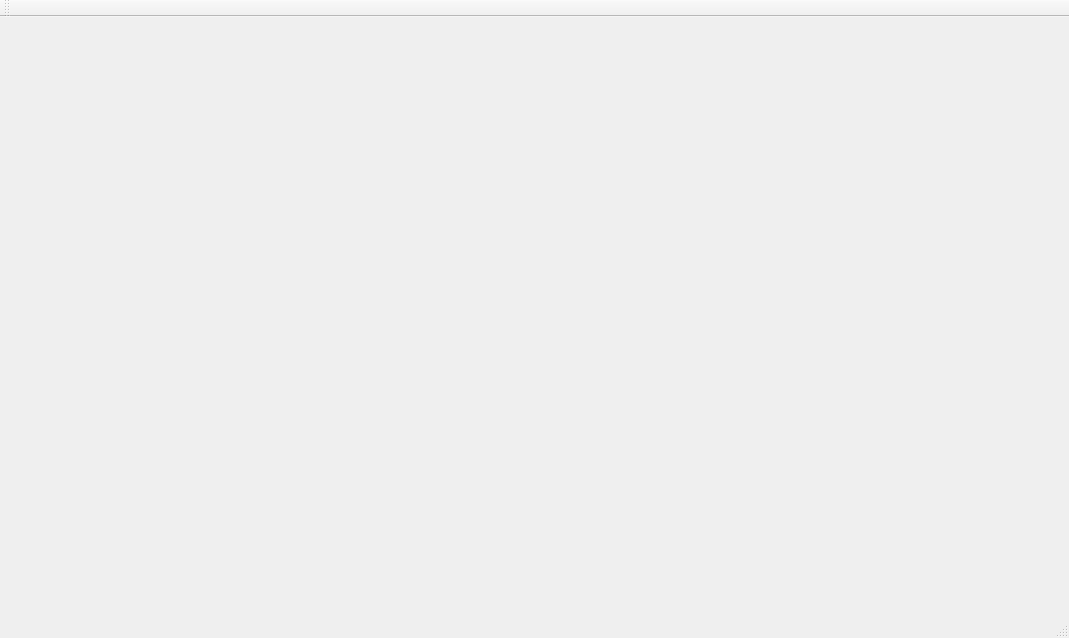
<?xml version="1.0" encoding="UTF-8"?>
<ui version="4.0">
 <class>MainWindow</class>
 <widget class="QMainWindow" name="MainWindow">
  <property name="geometry">
   <rect>
    <x>0</x>
    <y>0</y>
    <width>1069</width>
    <height>638</height>
   </rect>
  </property>
  <property name="font">
   <font>
    <family>Monospace</family>
   </font>
  </property>
  <property name="windowTitle">
   <string>XBTVEd</string>
  </property>
  <widget class="QWidget" name="centralWidget"/>
  <widget class="QMenuBar" name="menuBar">
   <property name="geometry">
    <rect>
     <x>0</x>
     <y>0</y>
     <width>1069</width>
     <height>19</height>
    </rect>
   </property>
  </widget>
  <widget class="QToolBar" name="mainToolBar">
   <attribute name="toolBarArea">
    <enum>TopToolBarArea</enum>
   </attribute>
   <attribute name="toolBarBreak">
    <bool>false</bool>
   </attribute>
  </widget>
  <widget class="QStatusBar" name="statusBar"/>
 </widget>
 <layoutdefault spacing="6" margin="11"/>
 <resources/>
 <connections/>
</ui>
